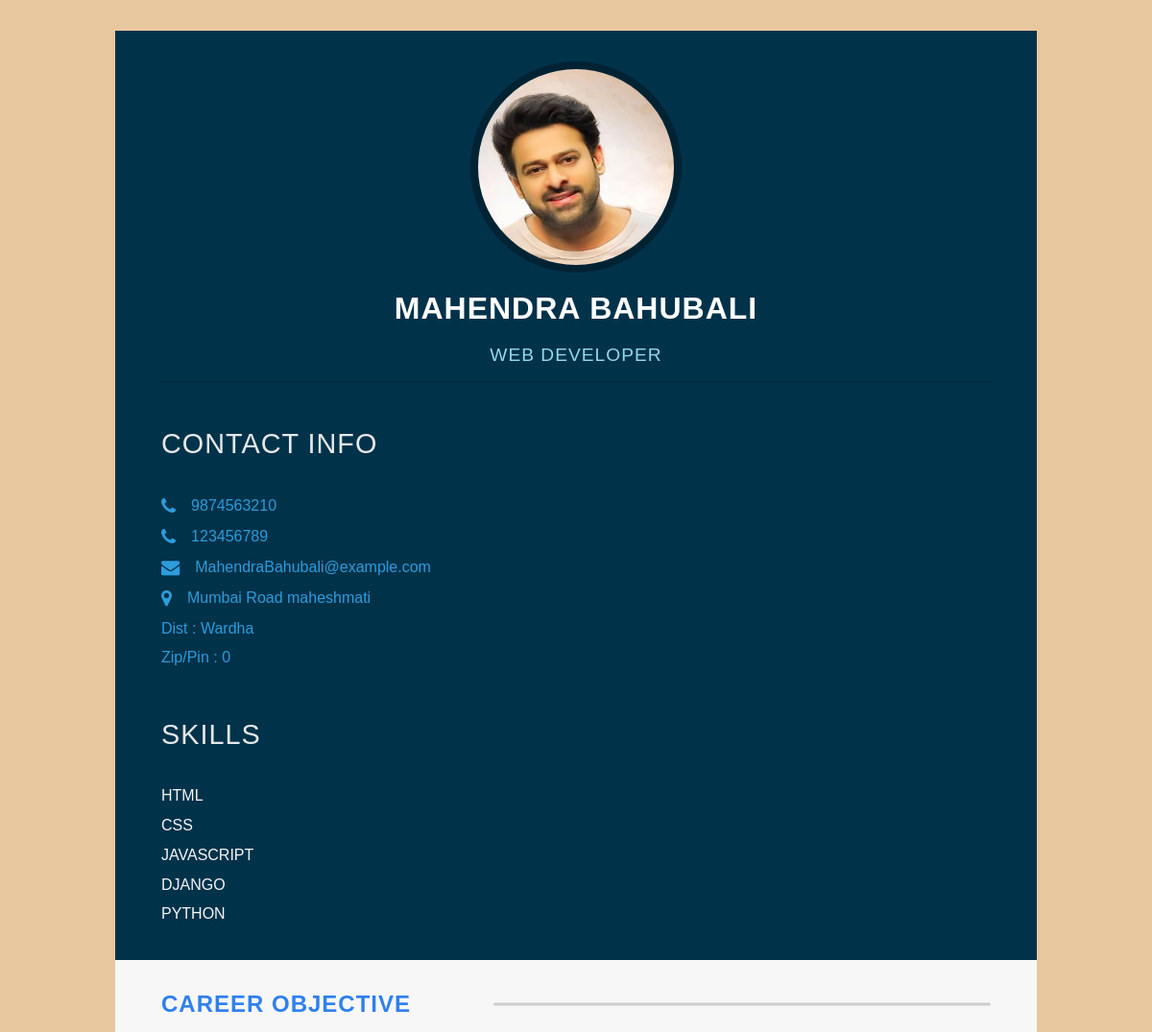
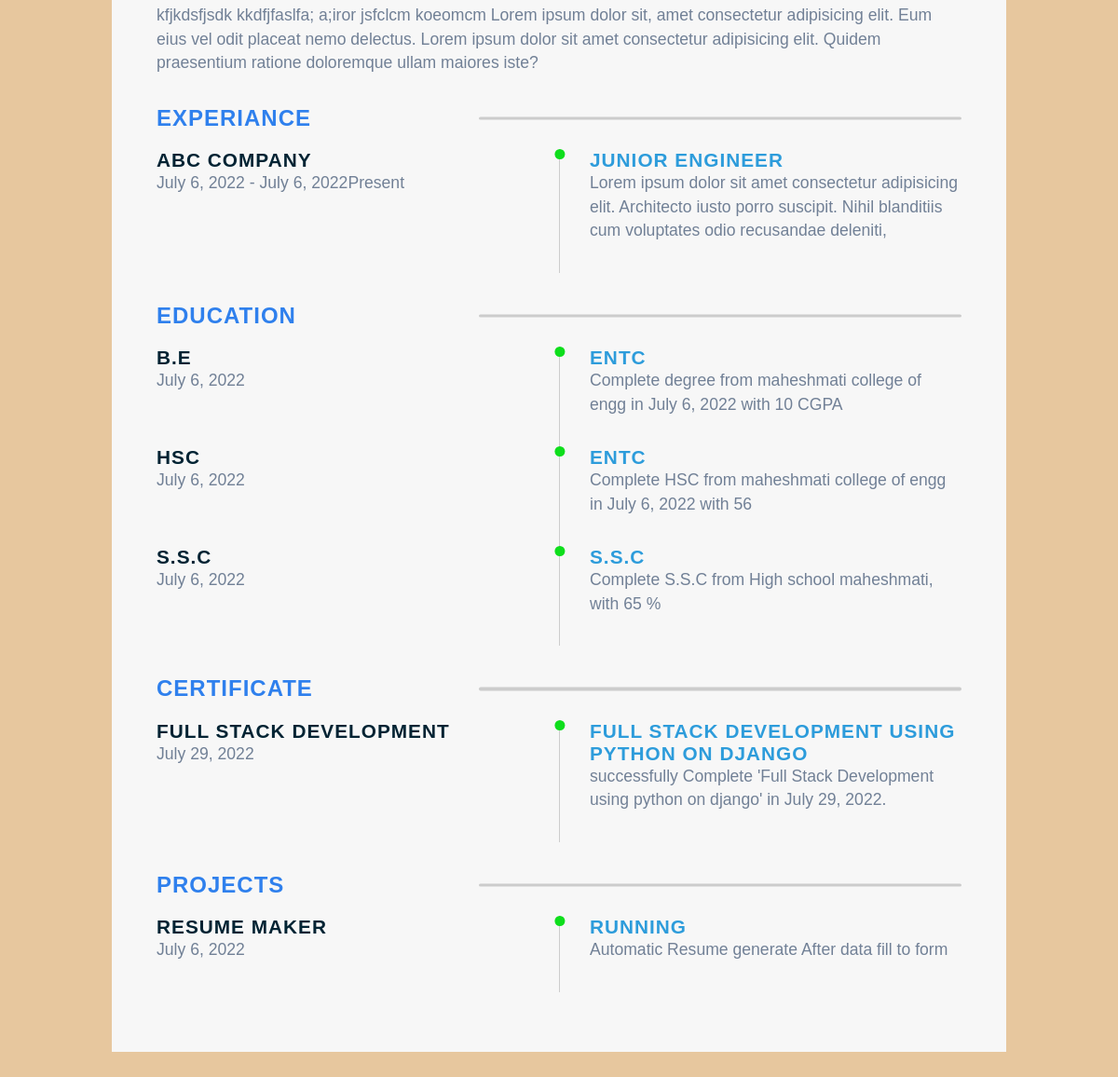
Page /create/ on the committed database (2 pictures, top to bottom).
### resume/models.py (models this page shows, shortened)
class Userinfo(models.Model):
    UserId=models.AutoField
    image=models.ImageField(upload_to='user/passport', default=" ")
    Name=models.CharField(max_length=100,default=" ")
    Designation=models.CharField(max_length=50, default=" ")
    phone=models.IntegerField(default="0")
    Altphone=models.IntegerField(default="0")
    email=models.EmailField(max_length=50,default=" ")
    Address=models.CharField(max_length=100,default=" ")
    Dist=models.CharField(max_length=100,default=" ")
    pincode=models.IntegerField(default="0")
    skill=models.CharField(max_length=100,default=" ")
    skillSecond=models.CharField(max_length=100,default=" ")
    skillThird=models.CharField(max_length=100,default=" ")
    skillFour=models.CharField(max_length=100,default=" ")
    skillFive=models.CharField(max_length=100,default=" ")
    CareerObjective=models.TextField(default='')
    Degree=models.CharField(max_length=100,default=" ")
    DegreePassingYear=models.DateField()
    DegreeBranch=models.CharField(max_length=100,default=" ")
    Degreeinstitude=models.CharField(max_length=100)
    DegreeCGPA=models.CharField(max_length=20, default=" ")
    Degreepercent=models.IntegerField(default="0")
    HSC=models.CharField(max_length=100)
    HSCPassingYear=models.DateField()
    HSCBranch=models.CharField(max_length=100)
    HSCinstitude=models.CharField(max_length=100)
    HSCpercent=models.IntegerField(default="0")
    HSCCGPA=models.CharField(max_length=20, default=" ")
    SCCYear=models.DateField()
    SCCinstitude=models.CharField(max_length=100)
    SCCpercent=models.IntegerField(default="0")
    CertificateName=models.CharField(max_length=100)
    CourceName=models.CharField(max_length=100)
    CourceDate=models.DateField()
    ProjectTitle=models.CharField(max_length=100)
    ProjectName=models.CharField(max_length=100)
    ProjectDate=models.DateField()
    ProjectStatus=models.CharField(max_length=20,default=" ")
    CompanyName=models.CharField(max_length=50, default=" ")
    JobDesignation=models.CharField(max_length=50, default=" ")
    JobDescription=models.TextField( default=" ")
    JobStart=models.DateField()
    Present=models.CharField(max_length=20)
    JobSend=models.DateField(default= datetime.date.today)

### resume/views.py (the view, shortened to what this page needs)
# urls.py: path('create/',create),
def create(request):
    Data=Userinfo.objects.all().last
    params={'Data':Data}
    return(render(request,'Resume/create.html',params))

### templates/resume/create.html (shortened to what this page needs)
<!DOCTYPE html>
<html lang="en">
{% load static %}
<head>
    <link rel="stylesheet" href="{%static 'css/create.css' %}">
    <link rel="stylesheet" href="https://cdnjs.cloudflare.com/ajax/libs/font-awesome/4.7.0/css/font-awesome.min.css">
</head>
<body>
    <main class="main-content">
        <section class="left-section">
            <div class="left-content">
                <div class="profile">
                    <div class="image">
                        <img src="{{Data.image.url}}" alt="">
                    </div>
                    <h2 class="name">{{Data.Name}}</h2>
                    <p class="career">{{Data.Designation}}</p>
                </div>
                <div class="contact-info">
                    <p class="main-title">Contact Info</p>
                    <ul>
                        <li>
                            <i class="fa fa-phone"></i>
                            {{Data.phone}}
                        </li>
                        <li>
                            <i class="fa fa-phone"></i>
                            {{Data.Altphone}}
                        </li>
                        <li>
                            <i class="fa fa-envelope" aria-hidden="true"></i>
                            {{Data.email}}
                        </li>
                        <li>
                            <i class="fa fa-map-marker"></i>
                            {{Data.Address}}
                        </li>
                        <li>
                            Dist : {{Data.Dist}}
                        </li>
                        <li>
                             Zip/Pin : {{Data.pincode}}
                        </li>
                    </ul>
                </div>
                <div class="skills-section">
                    <p class="main-title">Skills</p>
                    <ul>
                        {% if Data.skill|length > 0 %}
                        <li>
                            <p class="skill-title">{{Data.skill}}</p>
                        </li>
                        {% endif %}
                        {% if Data.skillSecond|length > 0 %}
                        <li>
                            <p class="skill-title">{{Data.skillSecond}}</p>
                        </li>
                        {% endif %}
                        {% if Data.skillThird|length > 0 %}
                        <li>
                            <p class="skill-title">{{Data.skillThird}}</p>
                        </li>
                        {% endif %}
                        {% if Data.skillFour|length > 0 %}
                        <li>
                            <p class="skill-title">{{Data.skillFour}}</p>
                        </li>
                        {% endif %}
                        {% if Data.skillFive|length > 0 %}
                        <li>
                            <p class="skill-title">{{Data.skillFive}}</p>
                        </li>
                        {% endif %}
                    </ul>
                </div>
            </div>
        </section>
        <section class="right-section">
            <div class="right-main-content">
                <section class="about sect">
                    <h2 class="right-title">Career Objective</h2>
                    <p class="para">
                        {{Data.CareerObjective}}
                    </p>
                </section>
                {% if Data.CompanyName|length > 0 %}
                <section class="sect">
                    <h2 class="right-title">Experiance</h2>
                    <div class="timeline">
                        <div class="left-tl-content">
                            <h5 class="tl-title">{{Data.CompanyName}}</h5>
                            <p class="para">{{Data.JobStart}} - {{Data.JobSend}}{{Data.Present}} </p>
                        </div>
                        <div class="right-tl-content">
                            <div class="tl-content">
                                <h5 class="tl-title-2">{{Data.JobDesignation}}</h5>
                                <p class="para">
                                    {{Data.JobDescription}}
                                </p>
                            </div>
                        </div>
                    </div>
                </section>
                {% endif %}
                <section class="sect">
                    <h2 class="right-title">Education</h2>
                    <div class="timeline">
                        <div class="left-tl-content">
                            <h5 class="tl-title">{{Data.Degree}}</h5>
                            <p class="para">{{Data.DegreePassingYear}}</p>
                        </div>
                        <div class="right-tl-content">
                            <div class="tl-content">
                                <h5 class="tl-title-2">{{Data.DegreeBranch}}</h5>
                                <p class="para">
                                    Complete degree from {{Data.Degreeinstitude}}
                                    in {{Data.DegreePassingYear}} with {{Data.Degreepercent}} CGPA
                                </p>
                            </div>
                        </div>
                    </div>
                    <div class="timeline">
                        <div class="left-tl-content">
                            <h5 class="tl-title">{{Data.HSC}}</h5>
                            <p class="para">{{Data.HSCPassingYear}}</p>
                        </div>
                        <div class="right-tl-content">
                            <div class="tl-content">
                                <h5 class="tl-title-2">{{Data.HSCBranch}}</h5>
                                <p class="para">
                                    Complete {{Data.HSC}} from {{Data.HSCinstitude}}
                                    in {{Data.HSCPassingYear}} with {{Data.HSCpercent}}
                                </p>
                            </div>
                        </div>
                    </div>
                    <div class="timeline">
                        <div class="left-tl-content">
                            <h5 class="tl-title">S.S.C</h5>
                            <p class="para">{{Data.SCCYear}}</p>
                        </div>
                        <div class="right-tl-content">
                            <div class="tl-content">
                                <h5 class="tl-title-2">S.S.C</h5>
                                <p class="para">
                                    Complete S.S.C from {{Data.SCCinstitude}}, with {{Data.SCCpercent}} %
                                </p>
                            </div>
                        </div>
                    </div>
                </section>
                {% if Data.CertificateName|length > 0 %}
                <section class="sect">
                    <h2 class="right-title">Certificate</h2>
                    <div class="timeline">
                        <div class="left-tl-content">
                            <h5 class="tl-title">{{Data.CertificateName}}</h5>
                            <p class="para">{{Data.CourceDate}}</p>
                        </div>
                        <div class="right-tl-content">
                            <div class="tl-content">
                                <h5 class="tl-title-2">{{Data.CourceName}}</h5>
                                <p class="para">
                                    successfully Complete '{{Data.CourceName}}' in
                                    {{Data.CourceDate}}.
                                </p>
                            </div>
                        </div>
                    </div>
                </section>
                {% endif %}
                {% if Data.ProjectTitle|length > 0 %}
                <section class="sect">
                    <h2 class="right-title">Projects</h2>
                    <div class="timeline">
                        <div class="left-tl-content">
                            <h5 class="tl-title">{{Data.ProjectTitle}}</h5>
                            <p class="para">{{Data.ProjectDate}}</p>
                        </div>
                        <div class="right-tl-content">
                            <div class="tl-content">
                                <h5 class="tl-title-2">{{Data.ProjectStatus}}</h5>
                                <p class="para">
                                    {{Data.ProjectName}}
                                </p>
                            </div>
                        </div>
                    </div>
                </section>
                {% endif %}
            </div>
        </section>
    </main>
</body>
</html>

### static/css/create.css (style rules this page uses)
* { padding: 0; margin: 0; box-sizing: border-box; list-style: none; font-family: 'Nunito', sans-serif; }
body { background-color: #e7c79e; }
.main-content { min-height: 100vh; width: 80%; margin: 2rem auto; display: grid; grid-template-columns: repeat(7, 1fr); }
.left-section { grid-column: span 2; height: 100%; background-color: #00324A; }
.right-section { grid-column: span 5; background-color: #f7f7f7; height: 100%; }
.left-content { padding: 2rem 3rem; }
.profile { width: 100%; border-bottom: 1px solid #002333; }
.image { margin: auto; width: 220px; height: 220px; text-align: center; }
.profile img { width: 100%; height: 100%; border-radius: 50%; border: 8px solid #002333; }
.name { font-size: 2rem; color: white; text-align: center; text-transform: uppercase; letter-spacing: 1px; padding: 1.2rem 0; }
.career { font-size: 1.2rem; color: #94D9EA; text-align: center; text-transform: uppercase; letter-spacing: 1px; padding-bottom: 1rem; }
.main-title { font-size: 1.8rem; text-transform: uppercase; letter-spacing: 1px; color: #f7f7f7ec; padding-top: 3rem; }
.contact-info ul { padding-top: 2rem; list-style-type: disc; }
.contact-info ul li { padding: .4rem 0; display: flex; align-items: center; color: #2d9cdb; }
.contact-info ul li i { padding-right: 1rem; font-size: 1.2rem; color: #2D9CDB; }
.skills-section ul { padding-top: 2rem; }
.skills-section ul li { padding: .4rem 0; }
.skill-title { text-transform: uppercase; color: #f7f7f7; font-size: 1rem; }
.right-main-content { padding: 2rem 3rem; }
.right-title { letter-spacing: 1px; text-transform: uppercase; color: #2F80ED; margin-bottom: 1.2rem; position: relative; }
.right-title::after { content: ""; position: absolute; width: 60%; height: .2rem; background-color: #ccc; border-radius: 12px; right: 0; top: 50%; transform: translateY(-50%); }
.para { line-height: 1.6rem; color: #718096; font-size: 1.1rem; }
.sect { padding-bottom: 2rem; }
.timeline { display: grid; grid-template-columns: repeat(2, 1fr); }
.tl-title { letter-spacing: 1px; font-size: 1.3rem; color: #002333; text-transform: uppercase; }
.tl-title-2 { letter-spacing: 1px; font-size: 1.3rem; color: #2D9CDB; text-transform: uppercase; }
.tl-content { border-left: 1px solid #ccc; padding-left: 2rem; position: relative; padding-bottom: 2rem; }
.tl-title-2::before { content: ""; position: absolute; width: .7rem; height: .7rem; background-color: #0ede1c; border-radius: 50%; transform: translateX(-50%); left: 0; }
@media screen and (max-width:1200px) { .main-content { grid-template-columns: repeat(1, 1fr); } }

### rows in the picture
Userinfo: image (picture), Name "MAHENDRA BAHUBALI", Designation "WEB DEVELOPER", phone "9874563210", Altphone "123456789", email "MahendraBahubali@example.com", Address "Mumbai Road maheshmati", Dist "Wardha", pincode "0", skill "HTML", skillSecond "CSS", skillThird "JAVASCRIPT", skillFour "DJANGO", skillFive "PYTHON", CareerObjective "kfjkdsfjsdk kkdfjfaslfa; a;iror jsfclcm koeomcm Lorem ipsum dolor sit, amet consectetur adipisicing elit. Eum eius vel odit placeat nemo delectus. Lorem ipsum dolor sit amet consectetur adipisicing elit. Quidem praesentium ratione doloremque ullam maiores iste?", CompanyName "ABC COMPANY", JobStart "July 6, 2022", JobSend "July 6, 2022", Present "Present", JobDesignation "JUNIOR ENGINEER", JobDescription "Lorem ipsum dolor sit amet consectetur adipisicing elit. Architecto iusto porro suscipit. Nihil blanditiis cum voluptates odio recusandae deleniti,", Degree "B.E", DegreePassingYear "July 6, 2022", DegreeBranch "ENTC", Degreeinstitude "maheshmati college of engg", Degreepercent "10", HSC "HSC", HSCPassingYear "July 6, 2022", HSCBranch "ENTC", HSCinstitude "maheshmati college of engg", HSCpercent "56", SCCYear "July 6, 2022", SCCinstitude "High school maheshmati", SCCpercent "65", CertificateName "FULL STACK DEVELOPMENT", CourceDate "July 29, 2022", CourceName "FULL STACK DEVELOPMENT USING PYTHON ON DJANGO", CourceName "Full Stack Development using python on django", ProjectTitle "RESUME MAKER", ProjectDate "July 6, 2022", ProjectStatus "RUNNING", ProjectName "Automatic Resume generate After data fill to form"
